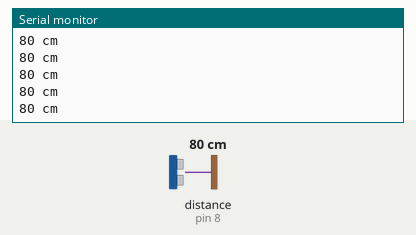
The sketch below on a simulated Arduino Nano, built with avr-gcc and run on an emulated ATmega328P. Shown: the last lines printed to the serial monitor. Wiring (inferred from the names in the program): ultrasonic range finder: trigger pin 7; echo pin 8. The test bench sets the inputs (shaded band); at power-on: distance to the obstacle (sensor on pin 8) 80 cm. The echo pulse lasts 58.3 µs per cm.

Above: at 1.2 s.
1.3 s: distance to the obstacle (sensor on pin 8) set to 47 cm
At 1.31 s:
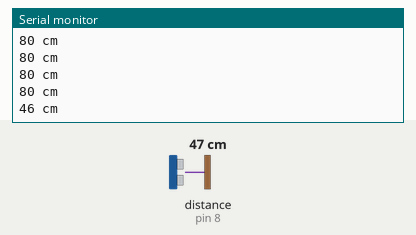
4.3 s: distance to the obstacle (sensor on pin 8) set to 2 cm
At 4.3 s:
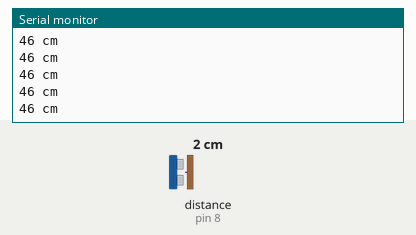
Timing chart, 0 to 7.3 s (numbered marks = the images above; inputs shaded):
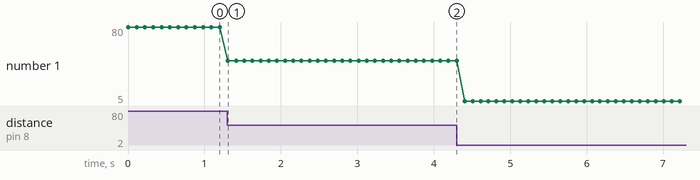

The sketch:

11_ping_timeout_pcf8574.ino
```cpp
#include <PCF8574.h>
#include <Wire.h>

PCF8574 expander(0x20);

// Anschlüsse konfigurieren
const int echoPin = 8;
const int trigPin = 7;
int distance;

// Pins als Input/Output konfigurieren
void setup() {
  expander.begin();
  Serial.begin(9600);
  pinMode(trigPin, OUTPUT);
  pinMode(echoPin, INPUT);
}

// Schleife
void loop()
{
  distance = getDistance(trigPin, echoPin);
  Serial.print(distance);
  Serial.print(" cm");
  Serial.println();
  expander.write8(255);
  if (distance < 10) {
    //expander.write(0,0);
    expander.write8(0xFE);
    //Serial.println(expander.read8(), HEX);
    }
  else if (distance < 20) {
    //expander.write(0,0);
    //expander.write(1,0);
    expander.write8(0xFC);
    //Serial.println(expander.read8(), HEX);
    }
  else if (distance < 30) {
    //expander.write(0,0);
    //expander.write(1,0);
    //expander.write(2,0);
    expander.write8(0xF8);
    //Serial.println(expander.read8(), HEX);
    }
  else if (distance < 40) {
    //expander.write(0,0);
    //expander.write(1,0);
    //expander.write(2,0);
    //expander.write(3,0);
    expander.write8(0xF0);
    //Serial.println(expander.read8(), HEX);
    }
  else if (distance < 50) {
    //expander.write(0,0);
    //expander.write(1,0);
    //expander.write(2,0);
    //expander.write(3,0);
    //expander.write(4,0);
    expander.write8(0xE0);
    //Serial.println(expander.read8(), HEX);

    }
  else if (distance < 60) {
    //expander.write(0,0);
    //expander.write(1,0);
    //expander.write(2,0);
    //expander.write(3,0);
    //expander.write(4,0);
    //expander.write(5,0);
    expander.write8(0xC0);
    //Serial.println(expander.read8(), HEX);
    }
    else if (distance < 70) {
    //expander.write(0,0);
    //expander.write(1,0);
    //expander.write(2,0);
    //expander.write(3,0);
    //expander.write(4,0);
    //expander.write(5,0);
    //expander.write(6,0);
    expander.write8(0x80);
    //Serial.println(expander.read8(), HEX);
    }
    else if (distance > 70) {
    //expander.write(0,0);
    //expander.write(1,0);
    //expander.write(2,0);
    //expander.write(3,0);
    //expander.write(4,0);
    //expander.write(5,0);
    //expander.write(6,0);
    //expander.write(7,0);
    expander.write8(0x00);
    //Serial.println(expander.read8(), HEX);
    }
  delay(100);
}

// Funktion zum Auslesen der Distanz in cm
int getDistance(int trigPin, int echoPin)
{
  long duration, cm;
  // Ping auslösen
  digitalWrite(trigPin, LOW);
  delayMicroseconds(2);
  digitalWrite(trigPin, HIGH);
  delayMicroseconds(5);
  digitalWrite(trigPin, LOW);

  /* Warten bis das Echo eingetroffen ist. Leider "frieren" manche Sensoren ein, wenn kein
  Echo empfangen wird. Deshalb wird hier ein "Timeout" von 30 ms eingestellt. pulseIn liefert
  dann den Wert '0'. 20 ms entsprechen einer Distanz von ca. 3 m */
  duration = pulseIn(echoPin, HIGH, 30000);

  // Wenn kein Echo empfangen erfolgt ein Reset des Sensors
  if(duration == 0) // Timeout!
    {
    pinMode(echoPin, OUTPUT); // echoPin als OUTPUT konfigurieren
    digitalWrite(echoPin, LOW); // echoPin auf LOW Pegel setzen
    delayMicroseconds(200);
    pinMode(echoPin, INPUT); // echoPin wieder als INPUT konfigurieren
    }
  else if (duration != 0) {
    cm = microsecondsToCentimeters(duration);
    return constrain(cm, 5, 400); // Wertebereich auf 5 bis 400 cm beschränken
  }
}

long microsecondsToCentimeters(long microseconds) {
  return microseconds / 29 / 2;
}
```

Measured:
- after the input at 1.3 s, the serial monitor: prints a new line at once (image 1)
- plotted number 1: 80 → 46 after the input at 1.3 s, 46 → 5 after the input at 4.3 s
